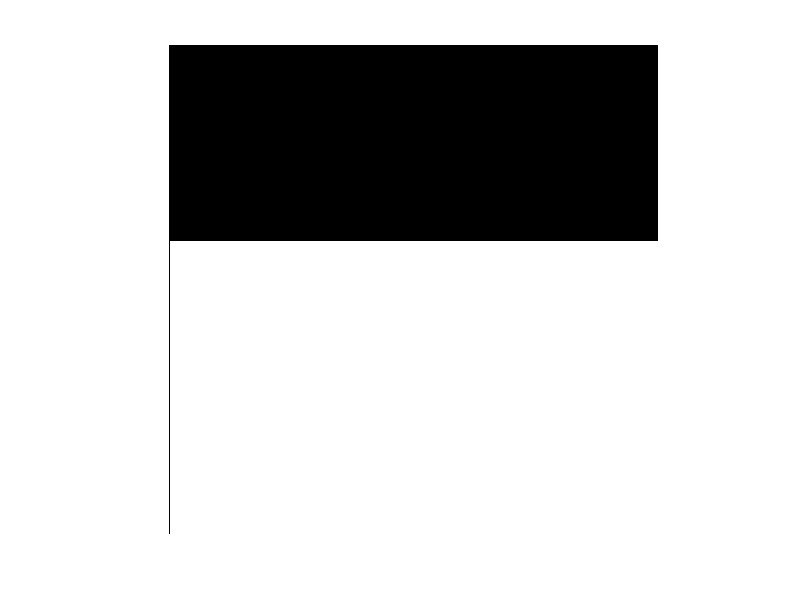

The MATLAB source for this figure:
m=input('Enter number of rows: ');
n=input('Enter number of columns: ');
A=ones(m,n);
for i=1:n/2
    for j=1:m
        A(i,j)=0;
    end
end
imshow(A);